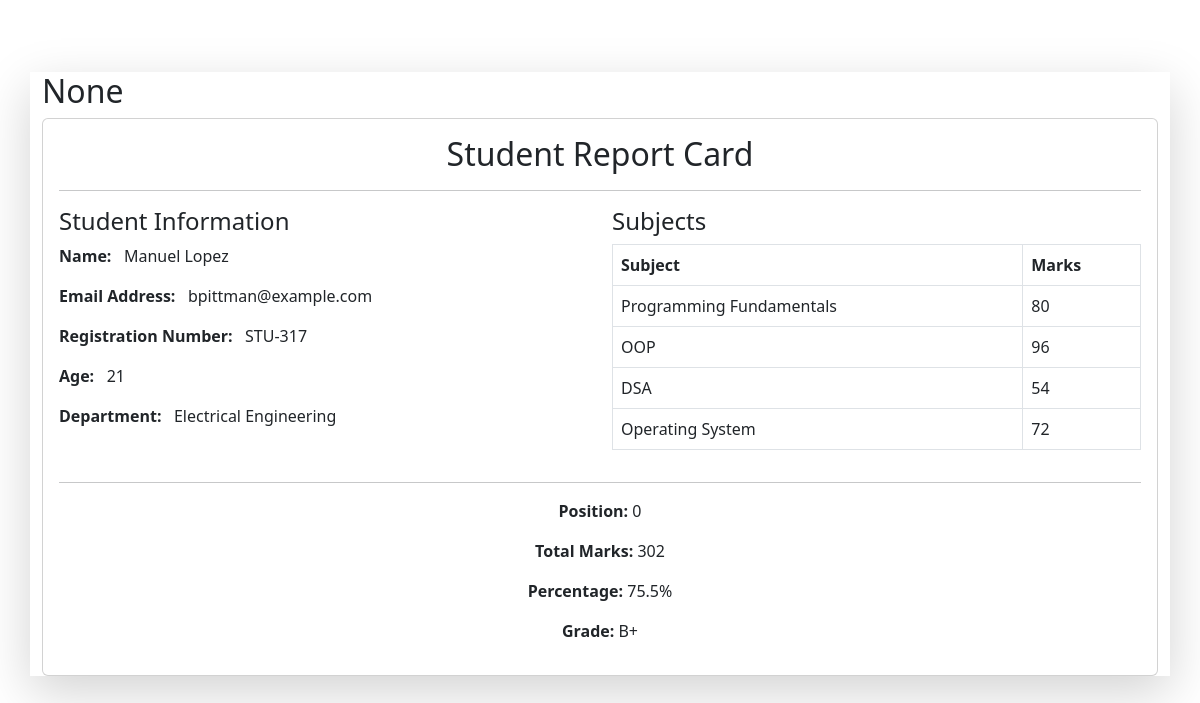
Before: /reportdetail/STU-317 with the older database file.
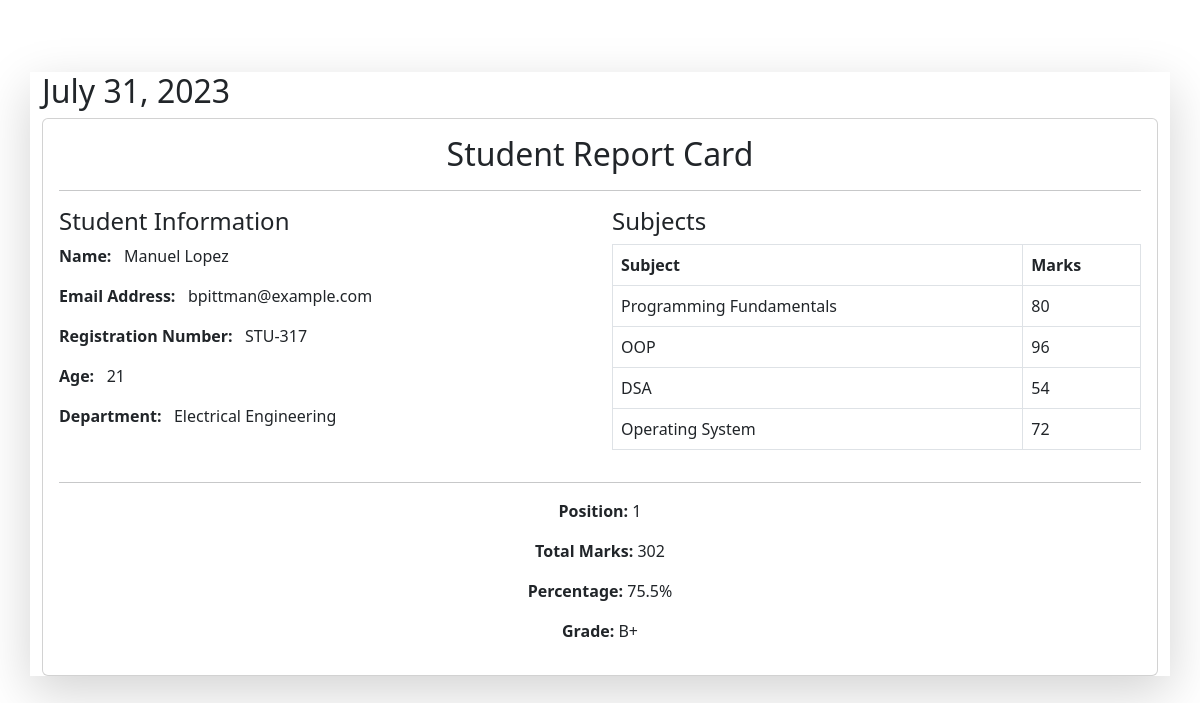
After: the same page with the newer database file.
### StudentReportCard/models.py (models this page shows, shortened)
class Student(models.Model):
    student_id = models.OneToOneField(StudentId, related_name = 'studentID' , on_delete=models.CASCADE)
    department = models.ForeignKey(Department, related_name='department', on_delete=models.CASCADE)
    student_name = models.CharField(max_length=50, default=None)
    student_email = models.EmailField(unique=True)
    student_age = models.IntegerField(default=None)
    student_address = models.TextField(default=None)
    is_deleted = models.BooleanField(default=False, null=True)
    objects = Student_manager()
    admin_objects = models.Manager()
    class Meta:
        ordering = ['student_name']
        verbose_name = 'student'

class StudentId(models.Model):
    student_id = models.CharField(max_length=100)

class Department(models.Model):
    department_name = models.CharField(max_length=100)
    class Meta:
        ordering = ['department']

class SubjectMarks(models.Model):
    subject = models.ForeignKey(Subject, on_delete=models.CASCADE, related_name='subject_marks')
    student = models.ForeignKey(Student, on_delete=models.CASCADE, related_name='student_marks')
    marks = models.IntegerField()
    class Meta:
        unique_together = ['subject', 'student']

class Subject(models.Model):
    subject_name = models.CharField(max_length=100)

class Student_Rank(models.Model):
    student = models.ForeignKey(Student, on_delete=models.CASCADE, related_name='student_rank')
    student_rank = models.IntegerField()
    date_of_generating_report = models.DateField(auto_now_add=True)
    class Meta:
        unique_together = ['student_rank', 'date_of_generating_report']

### StudentReportCard/views.py (the view)
# urls.py: path('reportdetail/<id>', detailed_report_card, name='detailed_report_card'),
def detailed_report_card(request, id):
    studentmarks = SubjectMarks.objects.filter(student__student_id__student_id = id)
    student = Student.objects.filter(student_id__student_id = id)
    obtained_marks = int(studentmarks.aggregate(Sum('marks'))['marks__sum']) # It will return a key/value pair.
    percentage = round((obtained_marks/400) * 100, 3) # Rounding off the value of percentage upto 3 decimal places.
    grade = calculating_grades(percentage)
    rank = Student_Rank.objects.filter(student__student_id__student_id = id)
    student_rank = 0
    date_of_generation = None
    for _ in rank:
        student_rank = _.student_rank
        date_of_generation = _.date_of_generating_report
    data = {
        'studentmarks' : studentmarks,
        'mystudent' : student,
        'obtainedmarks' : obtained_marks,
        'percentage' : percentage,
        'grade' : grade,
        'rank' : student_rank,
        'date_of_generation' : date_of_generation,
    }
    return render(request, 'detailed_report.html', data)

### StudentReportCard/models.py (called while the page is built)
    def get_queryset(self):
        return super().get_queryset().filter(is_deleted = False)

### StudentReportCard/views.py (called while the page is built)
def calculating_grades(percentage):
    if percentage >=95:
        return "A+"
    elif percentage >= 85 and percentage < 95:
        return "A"
    elif percentage >= 75 and percentage < 85:
        return "B+"
    elif percentage >= 65 and percentage < 75:
        return "B"
    elif percentage >= 55 and percentage < 65:
        return "C+"
    elif percentage >= 45 and percentage < 55:
        return "C"
    elif percentage >= 33 and percentage < 45:
        return "D"
    else:
        return "F"
    pass

### StudentReportCard/Templates/detailed_report.html (shortened to what this page needs)
{%extends 'base.html'%}
{% block body %}
<div class="container mt-4 shadow-lg">
    <div>
        <h2>{{date_of_generation}}</h2>
    </div>
    <div class="card">
        <div class="card-body">
            <h2 class="card-title text-center">Student Report Card</h2>
            <hr>
            <div class="row">
                <div class="col-md-6">
                    <h4>Student Information</h4>
                    {% for i in mystudent %}
                    <p><strong>Name:</strong>&nbsp;&nbsp;  {{i.student_name | safe}}</p>
                    <p><strong>Email Address:</strong>&nbsp;&nbsp;  {{i.student_email}}</p>
                    <p><strong>Registration Number:</strong>&nbsp;&nbsp;  {{i.student_id.student_id}}</p>
                    <p><strong>Age:</strong>&nbsp;&nbsp;  {{i.student_age}}</p>
                    <p><strong>Department:</strong>&nbsp;&nbsp;  {{i.department.department_name}}</p>
                    {% endfor %}
                </div>
                <div class="col-md-6">
                    <h4>Subjects</h4>
                    <table class="table table-bordered">
                        <thead>
                            <tr>
                                <th>Subject</th>
                                <th>Marks</th>
                            </tr>
                        </thead>
                        <tbody>
                            {% for s in studentmarks %}
                            <tr>
                                <td>{{s.subject.subject_name}}</td>
                                <td>{{s.marks}}</td>
                            </tr>
                            {% endfor %}
                        </tbody>
                    </table>
                </div>
            </div>
            <hr>
            <div class="text-center">
                <p><strong>Position:</strong> {{rank}}</p>
                <p><strong>Total Marks:</strong> {{obtainedmarks}}</p>
                <p><strong>Percentage:</strong> {{percentage}}%</p>
                <p><strong>Grade:</strong> {{grade}}</p>
            </div>
        </div>
    </div>
</div>
{% endblock %}

### StudentReportCard/Templates/base.html (shortened to what this page needs)
<!DOCTYPE html>
<html lang="en">
<head>
  <link rel="stylesheet" href="https://cdn.jsdelivr.net/npm/bootstrap@5.3.0/dist/css/bootstrap.min.css">
</head>
<body>
  <br><br>
    {% block body %}
    {% endblock %}
</body>
</html>

Changed rows visible on the page:
added Student_Rank: date_of_generating_report "July 31, 2023"
Other visible differences:
{{ rank }}: "0" → "1"
{{ date_of_generation }}: "None" → (not shown)
